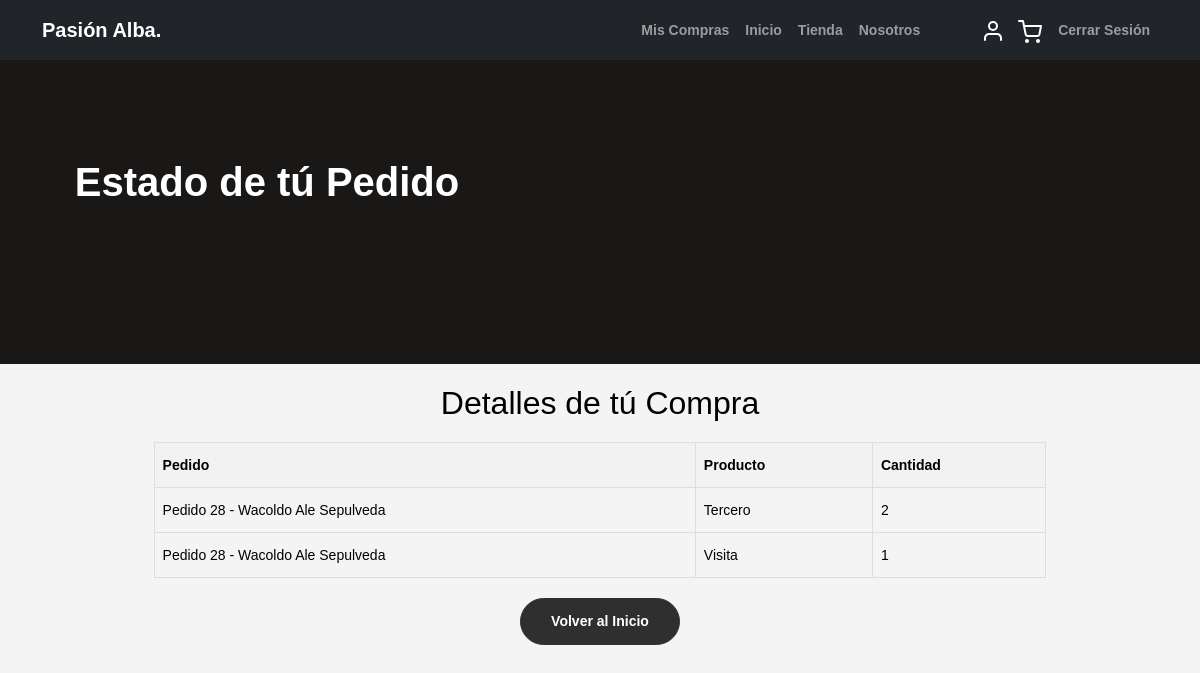
Screenshot of /detallepedido/28 with the database file from the repository.
### aplicacion/models.py (models this page shows, shortened)
class DetallePedido(models.Model):
    pedido = models.ForeignKey(Pedido, on_delete=models.CASCADE)
    producto = models.ForeignKey(Producto, on_delete=models.CASCADE)
    cantidad = models.IntegerField(default=1)

class Pedido(models.Model):
    usuario = models.ForeignKey(Usuario, on_delete=models.PROTECT)
    id = models.AutoField(primary_key=True)
    nombre_cliente = models.CharField(max_length=100)
    direccion = models.CharField(max_length=200)
    correo = models.EmailField()
    celular = models.CharField(max_length=20)
    region = models.CharField(max_length=25, choices=REGIONES, default='CONCEPCION')
    fecha_pedido = models.DateField(auto_now_add=True)
    boleta = models.CharField(max_length=15, choices=[
        ('sin_boleta', 'Sin boleta'),
        ('con_boleta', 'Con boleta'),
    ])
    estado = models.CharField(max_length=20, choices=[
        ('cancelado', 'Cancelado'),
        ('en_proceso', 'En Proceso'),
        ('finalizado', 'Finalizado'),
    ], default='en_proceso')
    adicional = models.TextField(blank=True, null=True)
    def __str__(self):
        return f"Pedido {self.id} - {self.nombre_cliente}"

class Producto(models.Model):
    cod_producto = models.AutoField(primary_key=True)
    nombre = models.CharField(max_length=50)
    tipo_producto = models.CharField(max_length=10, choices=TIPO_PRODUCTO, default='OTRO PRODUCTO')
    precio = models.IntegerField(validators=[MinValueValidator(1000), MaxValueValidator(999999999)])
    stock = models.IntegerField(default=0)
    imagen = models.ImageField(upload_to='productos', null=True)
    def __str__(self):
        return self.nombre

### aplicacion/views.py (the view)
# urls.py: path('detallepedido/<int:id>', detallepedido, name='detallepedido'),
def detallepedido(request,id):
    detallepedido = get_list_or_404(DetallePedido, pedido_id=id)
    datos = {
        'detallepedido':detallepedido
    }
    return render(request, "aplicacion/detallepedido.html",datos)

### aplicacion/templates/aplicacion/detallepedido.html (shortened to what this page needs)
{% load static %}
<!DOCTYPE html>
<html lang="es">
<head>
    <link rel="stylesheet" href="{% static 'aplicacion/css/bootstrap.min.css' %}">
    <link href="https://cdnjs.cloudflare.com/ajax/libs/font-awesome/6.0.0-beta3/css/all.min.css" rel="stylesheet">
    <link rel="stylesheet" href="{% static 'aplicacion/css/tiny-slider.css' %}">
    <link rel="stylesheet" href="{% static 'aplicacion/css/style.css' %}">
    <link rel="stylesheet" href="{% static 'aplicacion/css/styleestadopedido.css' %}">
</head>
<body>
    <nav class="custom-navbarr navbar navbar-expand-md navbar-dark bg-dark" arial-label="Furni navigation bar" style="font-weight: bold;">
        <div class="container">
            <a class="navbar-brand" href="{% url 'index' %}">Pasión Alba<span>.</span></a>
            <div class="collapse navbar-collapse" id="navbarsFurni">
                <ul class="custom-navbar-nav navbar-nav ms-auto mb-2 mb-md-0">
                    <li><a class="nav-link" href="{% url 'miscompras' %}">Mis Compras</a></li>
                    <li class="nav-item active"><a class="nav-link" href="{% url 'index' %}">Inicio</a></li>
                    <li><a class="nav-link" href="{% url 'shop' %}">Tienda</a></li>
                    <li><a class="nav-link" href="{% url 'about' %}">Nosotros</a></li>
                </ul>
                <ul class="custom-navbar-cta navbar-nav mb-2 mb-md-0 ms-5">
                    <li><a class="nav-link" href="{% url 'login' %}"><img src="{% static 'aplicacion/img/user.svg' %}"></a></li>
                    <li><a class="nav-link" href="{% url 'cart' %}"><img src="{% static 'aplicacion/img/cart.svg' %}"></a></li>
                    <li><a class="nav-link" href="{% url 'salir' %}">Cerrar Sesión</a></li>
                </ul>
            </div>
        </div>
    </nav>
    <div class="hero" style="background-color: rgb(26, 23, 23);">
        <div class="container">
            <div class="row justify-content-between">
                <div class="col-lg-5">
                    <div class="intro-excerpt">
                        <h1>Estado de tú Pedido</h1>
                    </div>
                </div>
                <div class="col-lg-7"></div>
            </div>
        </div>
    </div>
    <div class="container" style="color: black;">
        <div class="details">
            <h2>Detalles de tú Compra</h2>
            <table>
                <tr>
                    <th>Pedido</th>
                    <th>Producto</th>
                    <th>Cantidad</th>
                </tr>
                {% for detallepedido in detallepedido %}
                <tr>
                    <td>{{ detallepedido.pedido }}</td>
                    <td>{{ detallepedido.producto }}</td>
                    <td>{{ detallepedido.cantidad }}</td>
                </tr>
                {% endfor %}
            </table>
        </div>
        <p>
            <a href="{% url 'index' %}" class="btn btn-sm btn-outline-black">Volver al Inicio</a>
        </p>
    </div>
</body>
</html>

### aplicacion/static/aplicacion/css/style.css (style rules this page uses)
body { overflow-x: hidden; position: relative; }
body { font-family: "Inter", sans-serif; font-weight: 400; line-height: 28px; color: #6a6a6a; font-size: 14px; background-color: #eff2f1; }
a { text-decoration: none; -webkit-transition: .3s all ease; -o-transition: .3s all ease; transition: .3s all ease; color: #2f2f2f; text-decoration: underline; }
.hero { background: #000000; padding: calc(4rem - 30px) 0 0rem 0; }
@media (min-width: 768px) { .hero { padding: calc(4rem - 30px) 0 4rem 0; } }
@media (min-width: 992px) { .hero { padding: calc(8rem - 30px) 0 8rem 0; } }
.hero .intro-excerpt { position: relative; z-index: 4; }
@media (min-width: 992px) { .hero .intro-excerpt { max-width: 450px; } }
.hero h1 { font-weight: 700; color: #ffffff; margin-bottom: 30px; }
.btn { font-weight: 600; padding: 12px 30px; border-radius: 30px; color: #ffffff; background: #2f2f2f; border-color: #2f2f2f; }
:root { --dark-green: #627254; --light-green: #76885B; --gray: #DDDDDD; --light-gray: #EEEEEE; }
body { background-color: var(--light-gray); color: var(--dark-green); }
h1 { color: var(--light-green); }
body { font-family: 'Roboto', sans-serif; background-color: #EEEEEE; }
h1 { color: #627254; font-weight: 700; }

### aplicacion/static/aplicacion/css/styleestadopedido.css (style rules this page uses)
body { font-family: Arial, sans-serif; text-align: center; background-color: #f4f4f4; }
h1 { color: #333; }
p { color: #666; }
.details { margin-top: 20px; }
table { width: 80%; margin: 20px auto; border-collapse: collapse; }
th, td { border: 1px solid #dddddd; padding: 8px; text-align: left; }
th { background-color: #f2f2f2; }

### rows the page displays
DetallePedido: pedido "Pedido 28 - Wacoldo Ale Sepulveda", producto "Tercero", cantidad "2"
DetallePedido: pedido "Pedido 28 - Wacoldo Ale Sepulveda", producto "Visita", cantidad "1"
